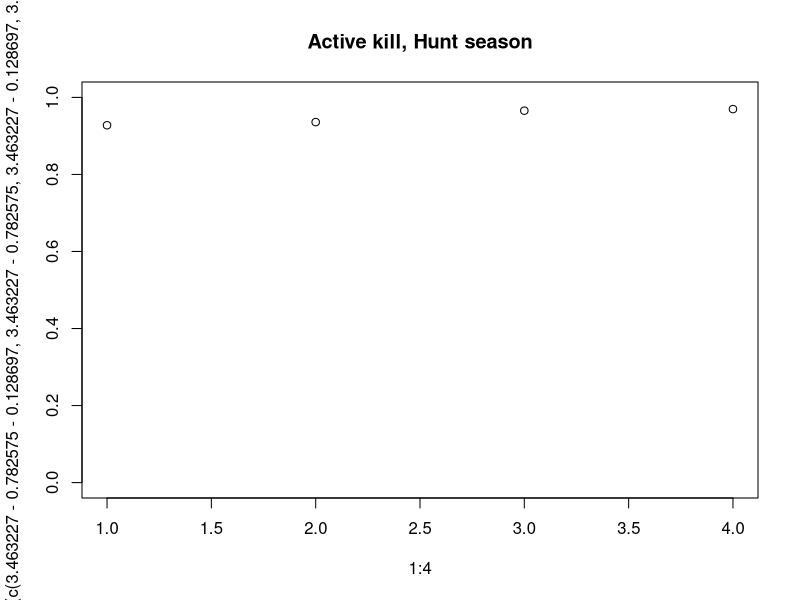
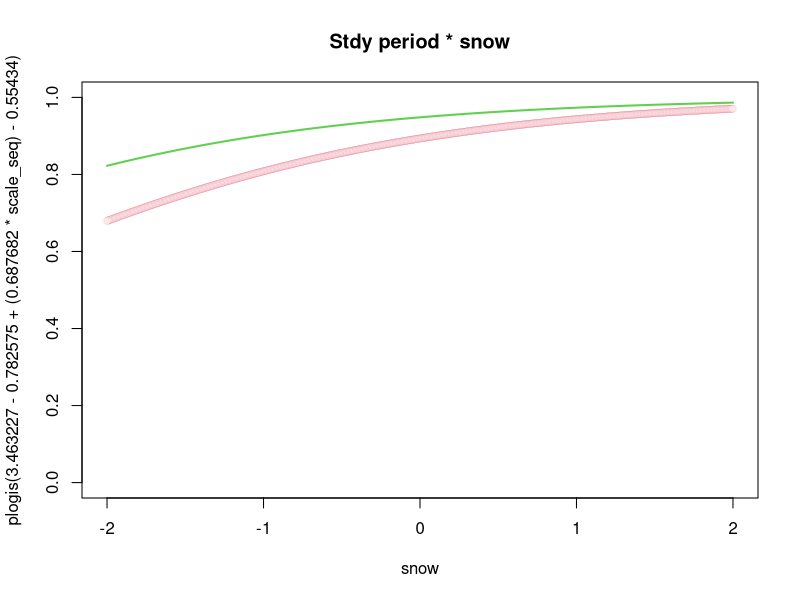
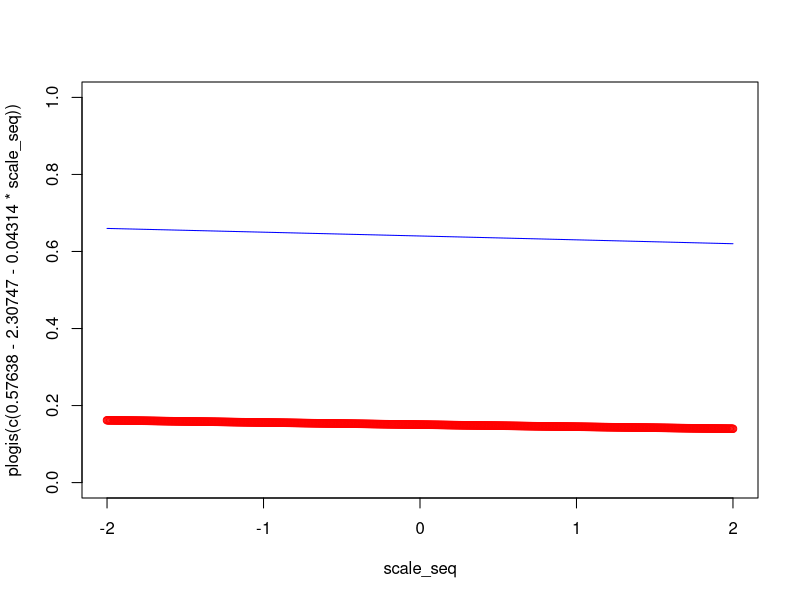
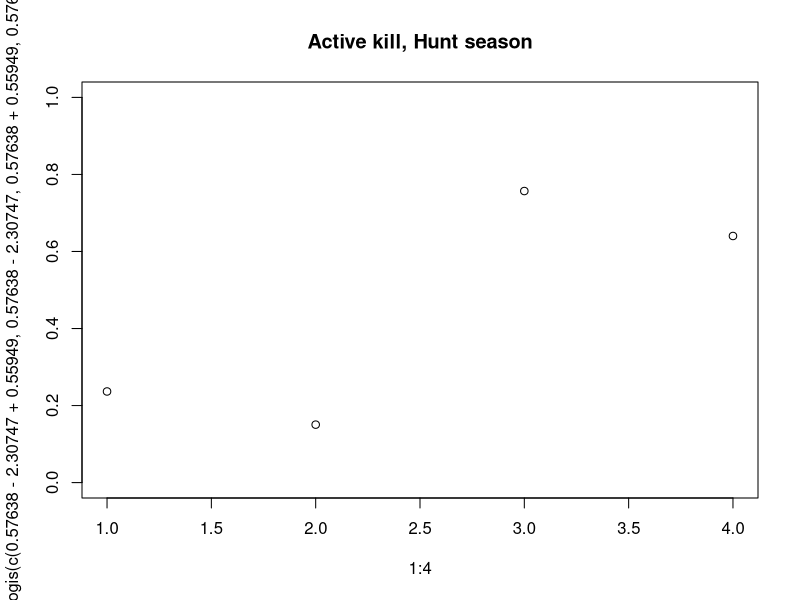
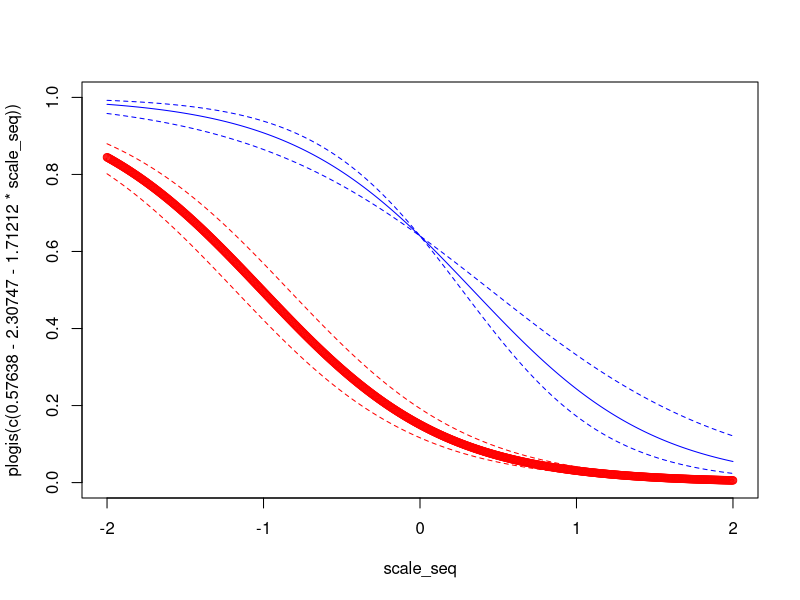

Reproduce these figures in R, in order.
scale_seq <- seq(-2, 2, .005)

# PART 1
# hunting season and active kill in territory
plot(x = 1:4, 
     y = plogis(c(3.463227 - 0.782575 - 0.128697,
                  3.463227 - 0.782575,
                  3.463227 - 0.128697,
                  3.463227)),
     main = "Active kill, Hunt season",
     ylim = c(0,1))


# examining interaction effect study_period*snow
# red = Late winter
# green = Early winter
plot(x = scale_seq,
     y = plogis(3.463227 - 0.782575 + (0.687682 * scale_seq) - 0.554340),
     main = "Stdy period * snow",
     xlab = "snow",
     ylim = c(0, 1),
     col = 2, lwd = 0.1)
lines(x = scale_seq, 
      y = plogis(3.463227 + (0.687682 * scale_seq) - 0.554340),
      col = 3, lwd = 2)



# PART 2
# hunting biomass and finding kill outside territory
# red = found a kill
plot(x = scale_seq,
     y = plogis(c(0.57638 - 2.30747 - 0.04314 * scale_seq)),
     col = "red", ylim = c(0, 1))
lines(x = scale_seq,
      y = plogis(c(0.57638 - 0.04314 * scale_seq)),
      col = "blue")


# hunting season and finding a kill outside territory
plot(x = 1:4, 
     y = plogis(c(0.57638 - 2.30747 + 0.55949, # kill, hunt
                  0.57638 - 2.30747, # kill, no hunt
                  0.57638 + 0.55949, # no kill, hunt 
                  0.57638)), # no kill, no hunt
     main = "Active kill, Hunt season",
     ylim = c(0,1))


# finding kill outside territory + distance from hunting
# red = found a kill
plot(x = scale_seq,
     y = plogis(c(0.57638 -2.30747 -1.71212 * scale_seq)),
     col = "red", ylim = c(0, 1))
lines(x = scale_seq,
      y = plogis(c(0.57638 -2.30747 + 0.29596 - 1.71212 * scale_seq)),
      col = "red", lty = 2)
lines(x = scale_seq,
      y = plogis(c(0.57638 -2.30747 - 0.29596 - 1.71212 * scale_seq)),
      col = "red", lty = 2)
lines(x = scale_seq,
      y = plogis(c(0.57638 - 1.71212 * scale_seq)),
      col = "blue")
lines(x = scale_seq,
      y = plogis(c(0.57638 - (1.71212 + 0.43332) * scale_seq)),
      col = "blue", lty = 2)
lines(x = scale_seq,
      y = plogis(c(0.57638 - (1.71212 - 0.43332) * scale_seq)),
      col = "blue", lty = 2)
